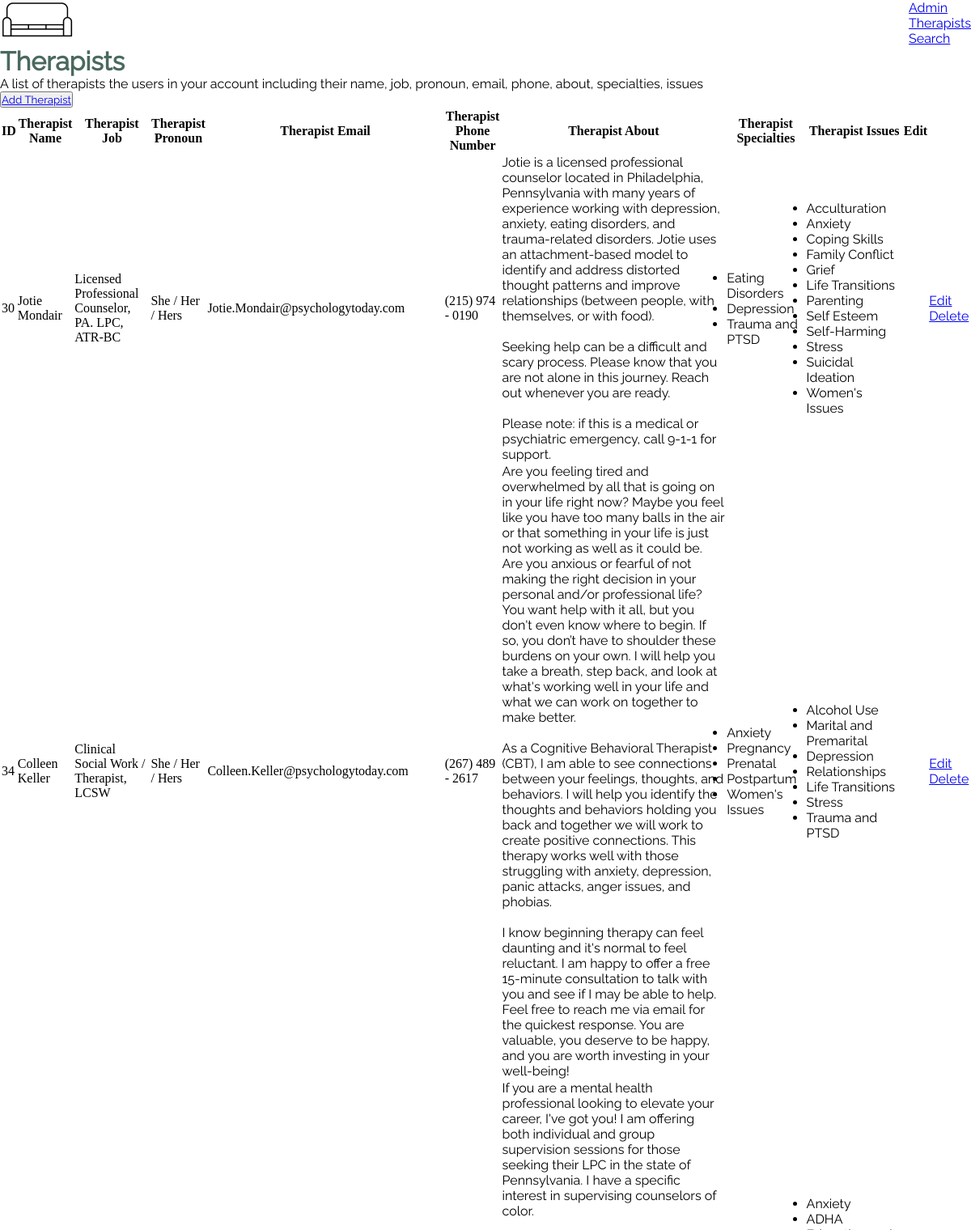
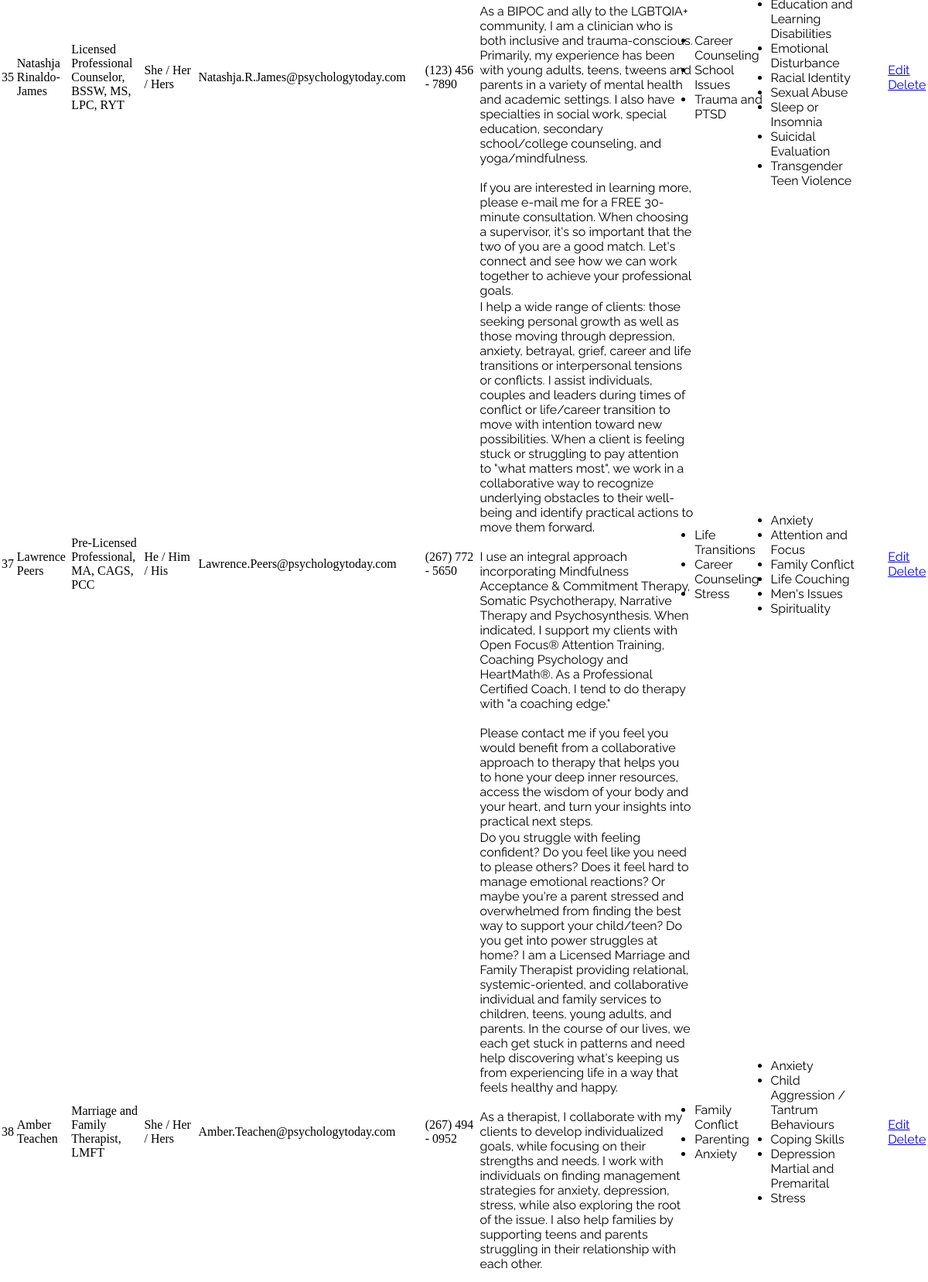
Screenshot of /admin/therapists/index.php (upper part) with the database file from the repository (2 pictures, top to bottom).
### tables this page shows
CREATE TABLE `therapists` (
  `id` int(11) NOT NULL,
  `therapist_name` varchar(255) NOT NULL,
  `therapist_job` varchar(255) NOT NULL,
  `therapist_pronoun` varchar(255) NOT NULL,
  `therapist_email` varchar(255) NOT NULL,
  `therapist_phone` varchar(255) NOT NULL,
  `therapist_about` longtext NOT NULL,
  `therapist_specialties` longtext NOT NULL,
  `therapist_issues` longtext NOT NULL,
  `image_path` varchar(255) NOT NULL
);

### _includes/therapists-functions.php (called while the page is built, shortened)
<?php
function get_therapists()
{
    global $db_connection;
    $query = 'SELECT * FROM therapists';
    $result = mysqli_query($db_connection, $query);
    return $result;
}
?>

### .env.local.php (called while the page is built)
<?php
$APP_CONFIG = [
    'environment' => 'development',
    'site_name' => 'Couch Therapy',
    'site_url' => 'http://localhost:8888/final',
    'database_host' => 'localhost',
    'database_user' => 'root',
    'database_pass' => 'root',
    'database_name' => 'local_idm232_01',
];
?>

### _includes/helper-functions.php (called while the page is built, shortened)
<?php
function site_url()
{
    global $APP_CONFIG;
    return $APP_CONFIG['site_url'];
}

### _components/table-therapists.php (the view, shortened to what this page needs)
<table class="table text-white">
  <thead>
    <tr>
      <th scope="col">ID</th>
      <th scope="col">Therapist Name</th>
      <th scope="col">Therapist Job</th>
      <th scope="col">Therapist Pronoun</th>
      <th scope="col">Therapist Email</th>
      <th scope="col">Therapist Phone Number</th>
      <th scope="col">Therapist About</th>
      <th scope="col">Therapist Specialties</th>
      <th scope="col">Therapist Issues</th>
      <th scope="col">
        <span class="sr-only">Edit</span>
      </th>
    </tr>
  </thead>
  <tbody>
    <?php
    $site_url = site_url();
    while ($therapist = mysqli_fetch_array($therapists)) {
        echo "
          <tr>
            <td class='whitespace-nowrap py-4 pl-4 pr-3 text-sm font-medium text-gray-900 sm:pl-6'>{$therapist['id']}</td>
            <td class='whitespace-nowrap px-3 py-4 text-sm text-gray-500'>{$therapist['therapist_name']}</td>
            <td class='whitespace-nowrap px-3 py-4 text-sm text-gray-500'>{$therapist['therapist_job']}</td>
            <td class='whitespace-nowrap px-3 py-4 text-sm text-gray-500'>{$therapist['therapist_pronoun']}</td>
            <td class='whitespace-nowrap px-3 py-4 text-sm text-gray-500'>{$therapist['therapist_email']}</td>
            <td class='whitespace-nowrap px-3 py-4 text-sm text-gray-500'>{$therapist['therapist_phone']}</td>
            <td class='whitespace-nowrap px-3 py-4 text-sm text-gray-500'>{$therapist['therapist_about']}</td>
            <td class='whitespace-nowrap px-3 py-4 text-sm text-gray-500'>{$therapist['therapist_specialties']}</td>
            <td class='whitespace-nowrap px-3 py-4 text-sm text-gray-500'>{$therapist['therapist_issues']}</td>
            <td class='relative whitespace-nowrap py-4 pl-3 pr-4 text-right text-sm font-medium sm:pr-6'><td>
              <a href='{$site_url}/admin/therapists/edit.php?id={$therapist['id']}'>Edit</a>
              <a href='{$site_url}/admin/therapists/delete.php?id={$therapist['id']}'>Delete</a>
            </td>
          </tr>";
    }
    ?>
  </tbody>
</table>

### rows the page displays
therapists: id "30", therapist_name "Jotie Mondair", therapist_job "Licensed Professional Counselor, PA. LPC, ATR-BC", therapist_pronoun "She / Her / Hers", therapist_email "Jotie.Mondair@psychologytoday.com", therapist_phone "(215) 974 - 0190", therapist_about "Jotie is a licensed professional counselor located in Philadelphia, Pennsylvania with many years of experience working with depression, anxiety, eating disorders, and trauma-related disorders. Jotie uses an attachment-based model to identify and address distorted thought patterns and improve relationships (between people, with themselves, or with food). Seeking help can be a difficult and scary process. Please know that you are not alone in this journey. Reach out whenever you are ready. Please note: if this is a medical or psychiatric emergency, call 9-1-1 for support.", therapist_specialties "Eating Disorders Depression Trauma and PTSD", therapist_issues "Acculturation Anxiety Coping Skills Family Conflict Grief Life Transitions Parenting Self Esteem Self-Harming Stress Suicidal Ideation Women's Issues"
therapists: id "34", therapist_name "Colleen Keller", therapist_job "Clinical Social Work / Therapist, LCSW", therapist_pronoun "She / Her / Hers", therapist_email "Colleen.Keller@psychologytoday.com", therapist_phone "(267) 489 - 2617", therapist_about "Are you feeling tired and overwhelmed by all that is going on in your life right now? Maybe you feel like you have too many balls in the air or that something in your life is just not working as well as it could be. Are you anxious or fearful of not making the right decision in your personal and/or professional life? You want help with it all, but you don't even know where to begin. If so, you don’t have to shoulder these burdens on your own. I will help you take a breath, step back, and look at what's working well in your life and what we can work on together to make better. As a Cognitive Behavioral Therapist (CBT), I am able to see connections between your feelings, thoughts, and…", therapist_specialties "Anxiety Pregnancy Prenatal Postpartum Women's Issues", therapist_issues "Alcohol Use Marital and Premarital Depression Relationships Life Transitions Stress Trauma and PTSD"
therapists: id "35", therapist_name "Natashja Rinaldo-James", therapist_job "Licensed Professional Counselor, BSSW, MS, LPC, RYT", therapist_pronoun "She / Her / Hers", therapist_email "Natashja.R.James@psychologytoday.com", therapist_phone "(123) 456 - 7890", therapist_about "If you are a mental health professional looking to elevate your career, I've got you! I am offering both individual and group supervision sessions for those seeking their LPC in the state of Pennsylvania. I have a specific interest in supervising counselors of color. As a BIPOC and ally to the LGBTQIA+ community, I am a clinician who is both inclusive and trauma-conscious. Primarily, my experience has been with young adults, teens, tweens and parents in a variety of mental health and academic settings. I also have specialties in social work, special education, secondary school/college counseling, and yoga/mindfulness. If you are interested in learning more, please e-mail me for a FREE…", therapist_specialties "Career Counseling School Issues Trauma and PTSD", therapist_issues "Anxiety ADHA Education and Learning Disabilities Emotional Disturbance Racial Identity Sexual Abuse Sleep or Insomnia Suicidal Evaluation Transgender Teen Violence"
therapists: id "37", therapist_name "Lawrence Peers", therapist_job "Pre-Licensed Professional, MA, CAGS, PCC", therapist_pronoun "He / Him / His", therapist_email "Lawrence.Peers@psychologytoday.com", therapist_phone "(267) 772 - 5650", therapist_about "I help a wide range of clients: those seeking personal growth as well as those moving through depression, anxiety, betrayal, grief, career and life transitions or interpersonal tensions or conflicts. I assist individuals, couples and leaders during times of conflict or life/career transition to move with intention toward new possibilities. When a client is feeling stuck or struggling to pay attention to \"what matters most\", we work in a collaborative way to recognize underlying obstacles to their well-being and identify practical actions to move them forward. I use an integral approach incorporating Mindfulness Acceptance & Commitment Therapy, Somatic Psychotherapy, Narrative Therapy and…", therapist_specialties "Life Transitions Career Counseling Stress", therapist_issues "Anxiety Attention and Focus Family Conflict Life Couching Men's Issues Spirituality"
therapists: id "38", therapist_name "Amber Teachen", therapist_job "Marriage and Family Therapist, LMFT", therapist_pronoun "She / Her / Hers", therapist_email "Amber.Teachen@psychologytoday.com", therapist_phone "(267) 494 - 0952", therapist_about "Do you struggle with feeling confident? Do you feel like you need to please others? Does it feel hard to manage emotional reactions? Or maybe you're a parent stressed and overwhelmed from finding the best way to support your child/teen? Do you get into power struggles at home? I am a Licensed Marriage and Family Therapist providing relational, systemic-oriented, and collaborative individual and family services to children, teens, young adults, and parents. In the course of our lives, we each get stuck in patterns and need help discovering what's keeping us from experiencing life in a way that feels healthy and happy. As a therapist, I collaborate with my clients to develop individualized…", therapist_specialties "Family Conflict Parenting Anxiety", therapist_issues "Anxiety Child Aggression / Tantrum Behaviours Coping Skills Depression Martial and Premarital Stress"
